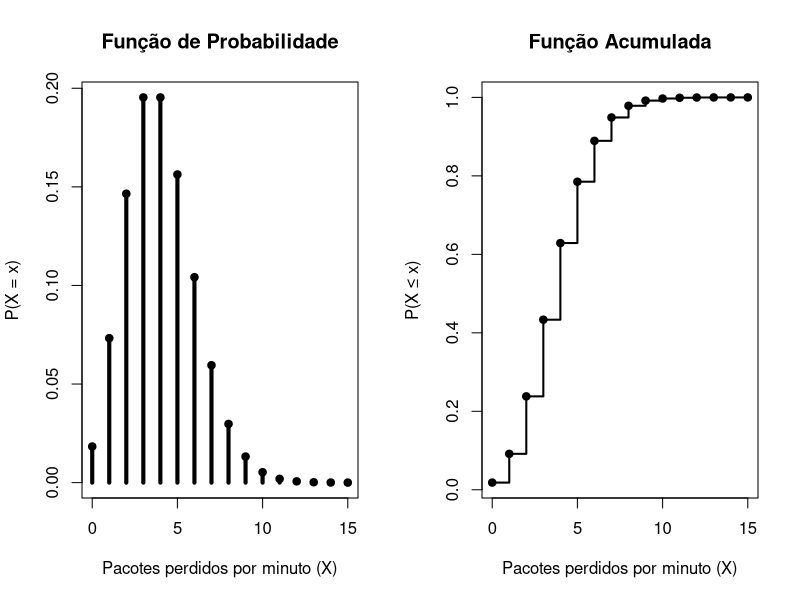

Write the R code that produced this figure.
#a)
lambda <- 4
x <- 0:15 # a escolher 
# Função de probabilidade
fx <- dpois(x, lambda)
# Função acumulada
Fx <- ppois(x, lambda)

par(mfrow = c(1, 2))

# Gráfico da função de probabilidade
plot(
  x, fx,
  type = "h",
  lwd = 4,
  main = "Função de Probabilidade",
  xlab = "Pacotes perdidos por minuto (X)",
  ylab = "P(X = x)"
)
points(x, fx, pch = 19)

# Gráfico da função acumulada
plot(
  x, Fx,
  type = "s",
  lwd = 2,
  main = "Função Acumulada",
  xlab = "Pacotes perdidos por minuto (X)",
  ylab = "P(X ≤ x)"
)
points(x, Fx, pch = 19)

#b) 
lambda2 <- 8 # 4/min     == 8/2 min
cat("a probabilidade é de ", dpois(6, lambda2) *100,"\n")

#c) 
lambda2 <- 8 # 4/min     == 8/2 min
cat("a probabilidade é de ", ppois(3, lambda2) *100,"\n")
